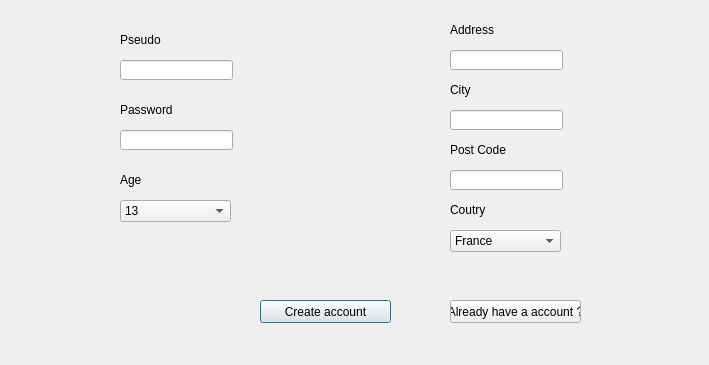
<?xml version="1.0" encoding="UTF-8"?>
<ui version="4.0">
 <class>SigninSignupDialog</class>
 <widget class="QDialog" name="SigninSignupDialog">
  <property name="geometry">
   <rect>
    <x>0</x>
    <y>0</y>
    <width>709</width>
    <height>365</height>
   </rect>
  </property>
  <property name="windowTitle">
   <string>Dialog</string>
  </property>
  <widget class="QStackedWidget" name="stackedWidget">
   <property name="geometry">
    <rect>
     <x>0</x>
     <y>0</y>
     <width>701</width>
     <height>361</height>
    </rect>
   </property>
   <property name="currentIndex">
    <number>1</number>
   </property>
   <widget class="QWidget" name="pageSignin"/>
   <widget class="QWidget" name="pageSignup">
    <widget class="QLabel" name="labelDisplayMessage">
     <property name="geometry">
      <rect>
       <x>180</x>
       <y>330</y>
       <width>291</width>
       <height>20</height>
      </rect>
     </property>
     <property name="text">
      <string/>
     </property>
     <property name="alignment">
      <set>Qt::AlignCenter</set>
     </property>
    </widget>
    <widget class="QLineEditForm" name="lineEditPseudo">
     <property name="geometry">
      <rect>
       <x>120</x>
       <y>60</y>
       <width>113</width>
       <height>20</height>
      </rect>
     </property>
     <property name="maxLength">
      <number>64</number>
     </property>
    </widget>
    <widget class="QComboBox" name="comboBoxCountry">
     <property name="geometry">
      <rect>
       <x>450</x>
       <y>230</y>
       <width>111</width>
       <height>22</height>
      </rect>
     </property>
     <item>
      <property name="text">
       <string>France</string>
      </property>
     </item>
    </widget>
    <widget class="QPushButton" name="pushButtonSignup">
     <property name="geometry">
      <rect>
       <x>260</x>
       <y>300</y>
       <width>131</width>
       <height>23</height>
      </rect>
     </property>
     <property name="text">
      <string>Create account</string>
     </property>
    </widget>
    <widget class="QLabel" name="labelAddress">
     <property name="geometry">
      <rect>
       <x>450</x>
       <y>20</y>
       <width>111</width>
       <height>20</height>
      </rect>
     </property>
     <property name="text">
      <string>Address</string>
     </property>
    </widget>
    <widget class="QLabel" name="labelPassword">
     <property name="geometry">
      <rect>
       <x>120</x>
       <y>100</y>
       <width>111</width>
       <height>20</height>
      </rect>
     </property>
     <property name="text">
      <string>Password</string>
     </property>
    </widget>
    <widget class="QLineEditForm" name="lineEditCity">
     <property name="geometry">
      <rect>
       <x>450</x>
       <y>110</y>
       <width>113</width>
       <height>20</height>
      </rect>
     </property>
     <property name="maxLength">
      <number>64</number>
     </property>
    </widget>
    <widget class="QLineEditForm" name="lineEditAddress">
     <property name="geometry">
      <rect>
       <x>450</x>
       <y>50</y>
       <width>113</width>
       <height>20</height>
      </rect>
     </property>
     <property name="maxLength">
      <number>64</number>
     </property>
    </widget>
    <widget class="QLineEditForm" name="lineEditPassword">
     <property name="geometry">
      <rect>
       <x>120</x>
       <y>130</y>
       <width>113</width>
       <height>20</height>
      </rect>
     </property>
     <property name="maxLength">
      <number>32</number>
     </property>
     <property name="echoMode">
      <enum>QLineEdit::Password</enum>
     </property>
    </widget>
    <widget class="QLabel" name="labelCity">
     <property name="geometry">
      <rect>
       <x>450</x>
       <y>80</y>
       <width>111</width>
       <height>20</height>
      </rect>
     </property>
     <property name="text">
      <string>City</string>
     </property>
    </widget>
    <widget class="QLabel" name="labelCountry">
     <property name="geometry">
      <rect>
       <x>450</x>
       <y>200</y>
       <width>111</width>
       <height>20</height>
      </rect>
     </property>
     <property name="text">
      <string>Coutry</string>
     </property>
    </widget>
    <widget class="QLabel" name="labelPostCode">
     <property name="geometry">
      <rect>
       <x>450</x>
       <y>140</y>
       <width>111</width>
       <height>20</height>
      </rect>
     </property>
     <property name="text">
      <string>Post Code</string>
     </property>
    </widget>
    <widget class="QLineEditForm" name="lineEditPostCode">
     <property name="geometry">
      <rect>
       <x>450</x>
       <y>170</y>
       <width>113</width>
       <height>20</height>
      </rect>
     </property>
     <property name="maxLength">
      <number>5</number>
     </property>
    </widget>
    <widget class="QComboBox" name="comboBoxAge">
     <property name="geometry">
      <rect>
       <x>120</x>
       <y>200</y>
       <width>111</width>
       <height>22</height>
      </rect>
     </property>
     <item>
      <property name="text">
       <string>13</string>
      </property>
     </item>
     <item>
      <property name="text">
       <string>14</string>
      </property>
     </item>
     <item>
      <property name="text">
       <string>15</string>
      </property>
     </item>
     <item>
      <property name="text">
       <string>16</string>
      </property>
     </item>
     <item>
      <property name="text">
       <string>17</string>
      </property>
     </item>
     <item>
      <property name="text">
       <string>18</string>
      </property>
     </item>
     <item>
      <property name="text">
       <string>19</string>
      </property>
     </item>
     <item>
      <property name="text">
       <string>20</string>
      </property>
     </item>
     <item>
      <property name="text">
       <string>21</string>
      </property>
     </item>
     <item>
      <property name="text">
       <string>22</string>
      </property>
     </item>
     <item>
      <property name="text">
       <string>23</string>
      </property>
     </item>
     <item>
      <property name="text">
       <string>24</string>
      </property>
     </item>
     <item>
      <property name="text">
       <string>25</string>
      </property>
     </item>
     <item>
      <property name="text">
       <string>26</string>
      </property>
     </item>
     <item>
      <property name="text">
       <string>27</string>
      </property>
     </item>
     <item>
      <property name="text">
       <string>28</string>
      </property>
     </item>
     <item>
      <property name="text">
       <string>29</string>
      </property>
     </item>
     <item>
      <property name="text">
       <string>30</string>
      </property>
     </item>
     <item>
      <property name="text">
       <string>31</string>
      </property>
     </item>
     <item>
      <property name="text">
       <string>32</string>
      </property>
     </item>
     <item>
      <property name="text">
       <string>33</string>
      </property>
     </item>
     <item>
      <property name="text">
       <string>34</string>
      </property>
     </item>
     <item>
      <property name="text">
       <string>35</string>
      </property>
     </item>
     <item>
      <property name="text">
       <string>36</string>
      </property>
     </item>
     <item>
      <property name="text">
       <string>37</string>
      </property>
     </item>
     <item>
      <property name="text">
       <string>38</string>
      </property>
     </item>
     <item>
      <property name="text">
       <string>39</string>
      </property>
     </item>
     <item>
      <property name="text">
       <string>40</string>
      </property>
     </item>
     <item>
      <property name="text">
       <string>41</string>
      </property>
     </item>
     <item>
      <property name="text">
       <string>42</string>
      </property>
     </item>
     <item>
      <property name="text">
       <string>43</string>
      </property>
     </item>
     <item>
      <property name="text">
       <string>44</string>
      </property>
     </item>
     <item>
      <property name="text">
       <string>45</string>
      </property>
     </item>
     <item>
      <property name="text">
       <string>46</string>
      </property>
     </item>
     <item>
      <property name="text">
       <string>47</string>
      </property>
     </item>
     <item>
      <property name="text">
       <string>48</string>
      </property>
     </item>
     <item>
      <property name="text">
       <string>49</string>
      </property>
     </item>
     <item>
      <property name="text">
       <string>50</string>
      </property>
     </item>
     <item>
      <property name="text">
       <string>51</string>
      </property>
     </item>
     <item>
      <property name="text">
       <string>52</string>
      </property>
     </item>
     <item>
      <property name="text">
       <string>53</string>
      </property>
     </item>
     <item>
      <property name="text">
       <string>54</string>
      </property>
     </item>
     <item>
      <property name="text">
       <string>55</string>
      </property>
     </item>
     <item>
      <property name="text">
       <string>56</string>
      </property>
     </item>
     <item>
      <property name="text">
       <string>57</string>
      </property>
     </item>
     <item>
      <property name="text">
       <string>58</string>
      </property>
     </item>
     <item>
      <property name="text">
       <string>59</string>
      </property>
     </item>
     <item>
      <property name="text">
       <string>60</string>
      </property>
     </item>
     <item>
      <property name="text">
       <string>61</string>
      </property>
     </item>
     <item>
      <property name="text">
       <string>62</string>
      </property>
     </item>
     <item>
      <property name="text">
       <string>63</string>
      </property>
     </item>
     <item>
      <property name="text">
       <string>64</string>
      </property>
     </item>
     <item>
      <property name="text">
       <string>65</string>
      </property>
     </item>
     <item>
      <property name="text">
       <string>66</string>
      </property>
     </item>
     <item>
      <property name="text">
       <string>67</string>
      </property>
     </item>
     <item>
      <property name="text">
       <string>68</string>
      </property>
     </item>
     <item>
      <property name="text">
       <string>69</string>
      </property>
     </item>
     <item>
      <property name="text">
       <string>70</string>
      </property>
     </item>
     <item>
      <property name="text">
       <string>71</string>
      </property>
     </item>
     <item>
      <property name="text">
       <string>72</string>
      </property>
     </item>
     <item>
      <property name="text">
       <string>73</string>
      </property>
     </item>
     <item>
      <property name="text">
       <string>74</string>
      </property>
     </item>
     <item>
      <property name="text">
       <string>75</string>
      </property>
     </item>
     <item>
      <property name="text">
       <string>76</string>
      </property>
     </item>
     <item>
      <property name="text">
       <string>77</string>
      </property>
     </item>
     <item>
      <property name="text">
       <string>78</string>
      </property>
     </item>
     <item>
      <property name="text">
       <string>79</string>
      </property>
     </item>
     <item>
      <property name="text">
       <string>80</string>
      </property>
     </item>
     <item>
      <property name="text">
       <string>81</string>
      </property>
     </item>
     <item>
      <property name="text">
       <string>82</string>
      </property>
     </item>
     <item>
      <property name="text">
       <string>83</string>
      </property>
     </item>
     <item>
      <property name="text">
       <string>84</string>
      </property>
     </item>
     <item>
      <property name="text">
       <string>85</string>
      </property>
     </item>
     <item>
      <property name="text">
       <string>86</string>
      </property>
     </item>
     <item>
      <property name="text">
       <string>87</string>
      </property>
     </item>
     <item>
      <property name="text">
       <string>88</string>
      </property>
     </item>
     <item>
      <property name="text">
       <string>89</string>
      </property>
     </item>
     <item>
      <property name="text">
       <string>90</string>
      </property>
     </item>
     <item>
      <property name="text">
       <string>91</string>
      </property>
     </item>
     <item>
      <property name="text">
       <string>92</string>
      </property>
     </item>
     <item>
      <property name="text">
       <string>93</string>
      </property>
     </item>
     <item>
      <property name="text">
       <string>94</string>
      </property>
     </item>
     <item>
      <property name="text">
       <string>95</string>
      </property>
     </item>
     <item>
      <property name="text">
       <string>96</string>
      </property>
     </item>
     <item>
      <property name="text">
       <string>97</string>
      </property>
     </item>
     <item>
      <property name="text">
       <string>98</string>
      </property>
     </item>
     <item>
      <property name="text">
       <string>99</string>
      </property>
     </item>
     <item>
      <property name="text">
       <string>100</string>
      </property>
     </item>
     <item>
      <property name="text">
       <string>101</string>
      </property>
     </item>
     <item>
      <property name="text">
       <string>102</string>
      </property>
     </item>
     <item>
      <property name="text">
       <string>103</string>
      </property>
     </item>
     <item>
      <property name="text">
       <string>104</string>
      </property>
     </item>
     <item>
      <property name="text">
       <string>105</string>
      </property>
     </item>
     <item>
      <property name="text">
       <string>106</string>
      </property>
     </item>
     <item>
      <property name="text">
       <string>107</string>
      </property>
     </item>
     <item>
      <property name="text">
       <string>108</string>
      </property>
     </item>
     <item>
      <property name="text">
       <string>109</string>
      </property>
     </item>
     <item>
      <property name="text">
       <string>110</string>
      </property>
     </item>
     <item>
      <property name="text">
       <string>111</string>
      </property>
     </item>
     <item>
      <property name="text">
       <string>112</string>
      </property>
     </item>
     <item>
      <property name="text">
       <string>113</string>
      </property>
     </item>
     <item>
      <property name="text">
       <string>114</string>
      </property>
     </item>
     <item>
      <property name="text">
       <string>115</string>
      </property>
     </item>
     <item>
      <property name="text">
       <string>116</string>
      </property>
     </item>
     <item>
      <property name="text">
       <string>117</string>
      </property>
     </item>
     <item>
      <property name="text">
       <string>118</string>
      </property>
     </item>
     <item>
      <property name="text">
       <string>119</string>
      </property>
     </item>
     <item>
      <property name="text">
       <string>120</string>
      </property>
     </item>
     <item>
      <property name="text">
       <string>121</string>
      </property>
     </item>
     <item>
      <property name="text">
       <string>122</string>
      </property>
     </item>
     <item>
      <property name="text">
       <string>123</string>
      </property>
     </item>
     <item>
      <property name="text">
       <string>124</string>
      </property>
     </item>
     <item>
      <property name="text">
       <string>125</string>
      </property>
     </item>
     <item>
      <property name="text">
       <string>126</string>
      </property>
     </item>
     <item>
      <property name="text">
       <string>127</string>
      </property>
     </item>
    </widget>
    <widget class="QLabel" name="labelAge">
     <property name="geometry">
      <rect>
       <x>120</x>
       <y>170</y>
       <width>111</width>
       <height>20</height>
      </rect>
     </property>
     <property name="text">
      <string>Age</string>
     </property>
    </widget>
    <widget class="QLabel" name="labelPseudo">
     <property name="geometry">
      <rect>
       <x>120</x>
       <y>30</y>
       <width>111</width>
       <height>20</height>
      </rect>
     </property>
     <property name="text">
      <string>Pseudo</string>
     </property>
    </widget>
    <widget class="QPushButton" name="pushButtonGoToSigninPage">
     <property name="geometry">
      <rect>
       <x>450</x>
       <y>300</y>
       <width>131</width>
       <height>23</height>
      </rect>
     </property>
     <property name="text">
      <string>Already have a account ?</string>
     </property>
    </widget>
   </widget>
  </widget>
 </widget>
 <customwidgets>
  <customwidget>
   <class>QLineEditForm</class>
   <extends>QLineEdit</extends>
   <header>qlineeditform.h</header>
  </customwidget>
 </customwidgets>
 <resources/>
 <connections/>
</ui>
